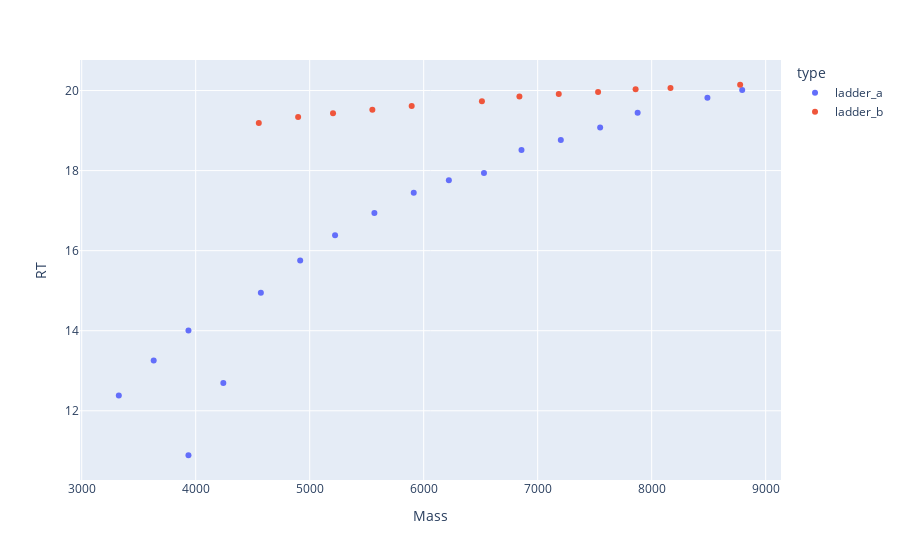

The cell this chart's notebook holds for it:
### Code cell
plotly_zones(df_match_mock, df_match_mock_trf)
plot_zones(df_match_mock, df_match_mock_trf)

### Figure 1 — Plotly figure (JSON) as saved in the notebook; plotly's stock layout.template omitted (floating-point values rounded to 4 significant figures)
{"data": [{"hovertemplate": "type=ladder_a<br>Mass=%{x}<br>RT=%{y}<extra></extra>", "legendgroup": "ladder_a", "marker": {"color": "#636efa", "symbol": "circle"}, "mode": "markers", "name": "ladder_a", "orientation": "v", "showlegend": true, "type": "scatter", "x": [4242.0, 5223.0, 4572.0, 5568.0, 4917.0, 5913.0, 6221.0, 7548.0, 6858.0, 7877.0, 7203.0, 6529.0, 8794.0, 8489.0, 3936.0, 3936.0, 3631.0, 3325.0], "xaxis": "x", "y": [12.7, 16.38, 14.95, 16.94, 15.75, 17.45, 17.76, 19.08, 18.51, 19.45, 18.77, 17.94, 20.01, 19.82, 10.89, 14.0, 13.26, 12.38], "yaxis": "y"}, {"hovertemplate": "type=ladder_b<br>Mass=%{x}<br>RT=%{y}<extra></extra>", "legendgroup": "ladder_b", "marker": {"color": "#EF553B", "symbol": "circle"}, "mode": "markers", "name": "ladder_b", "orientation": "v", "showlegend": true, "type": "scatter", "x": [8165.0, 7185.0, 7530.0, 8776.0, 7859.0, 5550.0, 6511.0, 6840.0, 5205.0, 5895.0, 4899.0, 4554.0], "xaxis": "x", "y": [20.06, 19.92, 19.96, 20.15, 20.03, 19.52, 19.74, 19.85, 19.43, 19.61, 19.34, 19.19], "yaxis": "y"}], "layout": {"legend": {"title": {"text": "type"}, "tracegroupgap": 0}, "margin": {"t": 60}, "xaxis": {"anchor": "y", "domain": [0, 1], "title": {"text": "Mass"}}, "yaxis": {"anchor": "x", "domain": [0, 1], "title": {"text": "RT"}}}}
